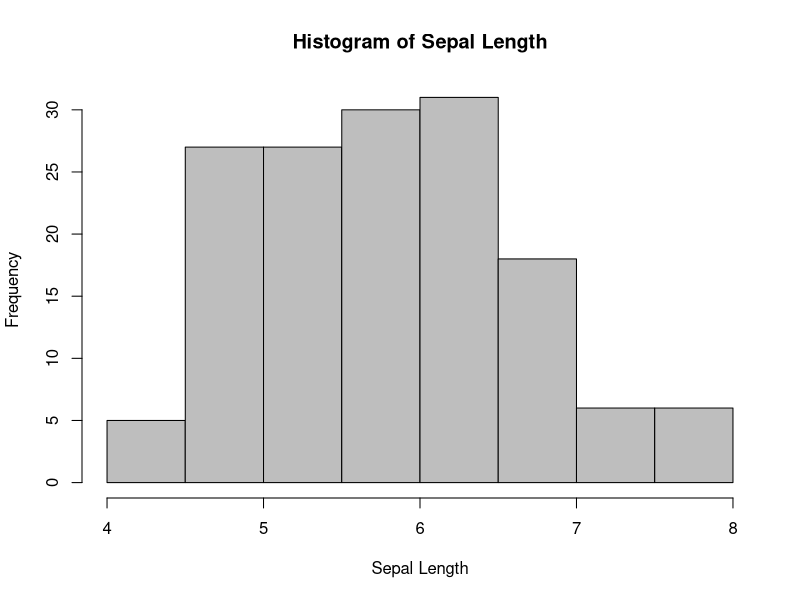
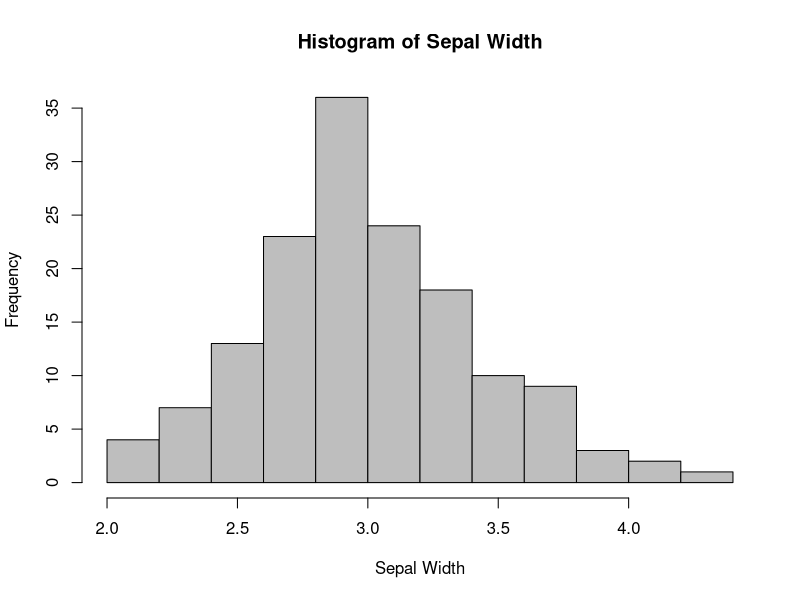
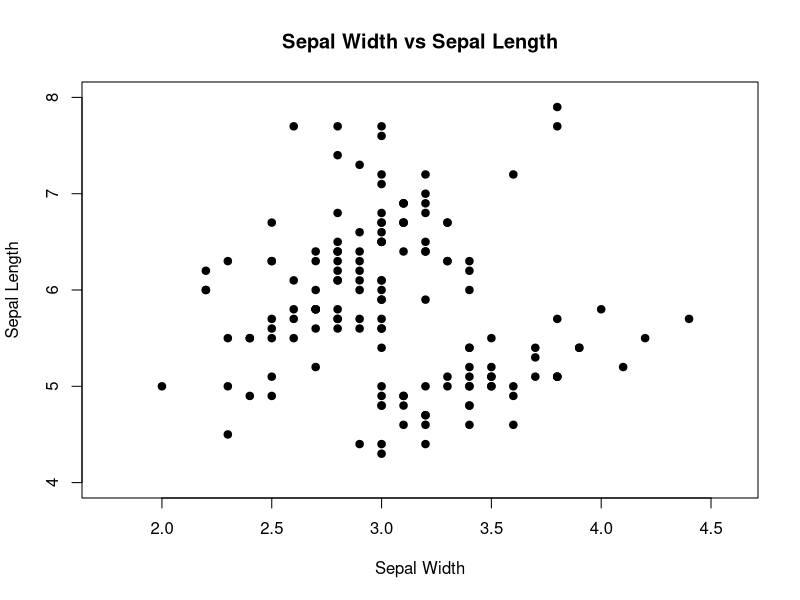
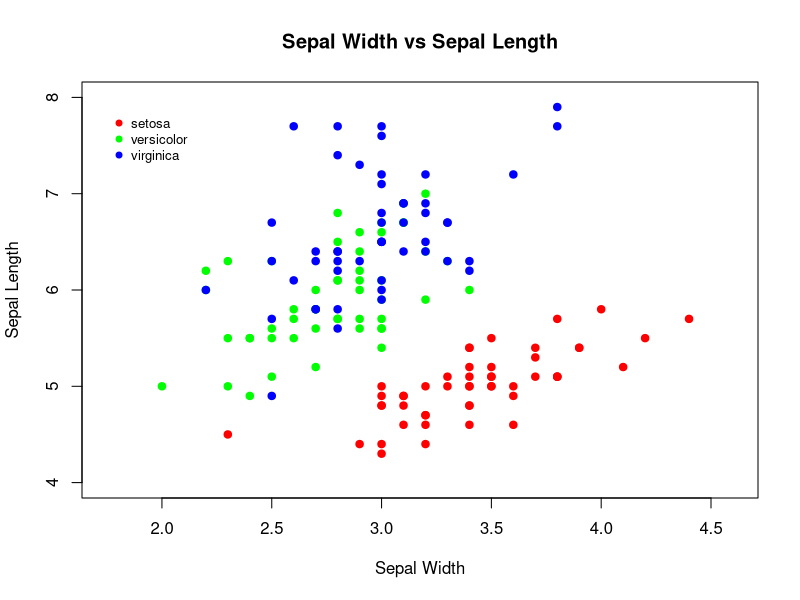
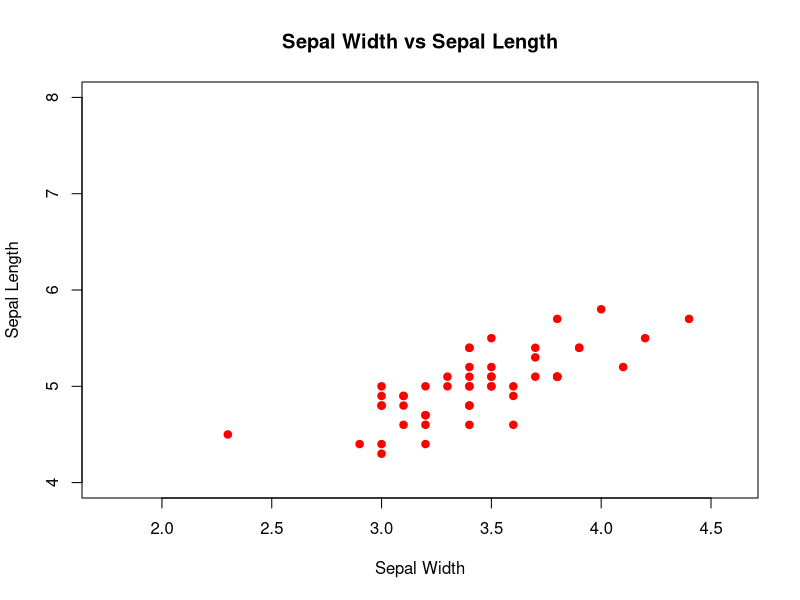
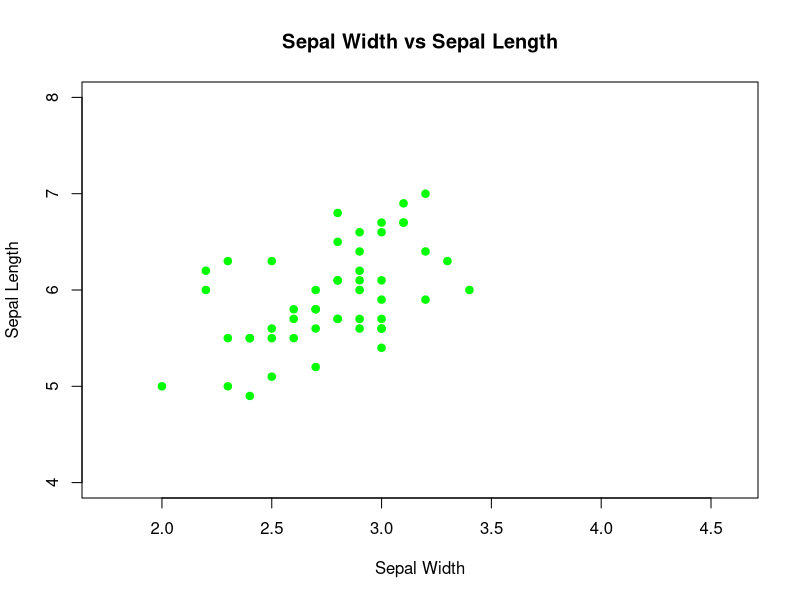
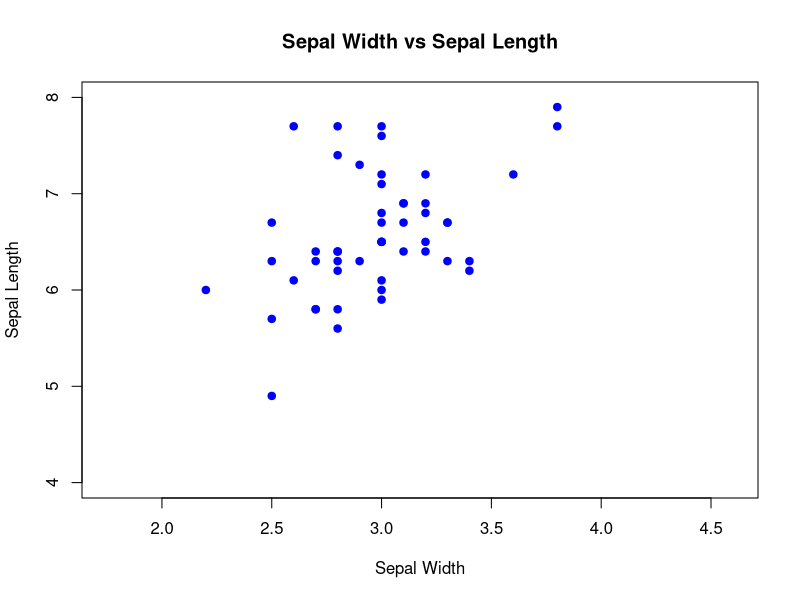
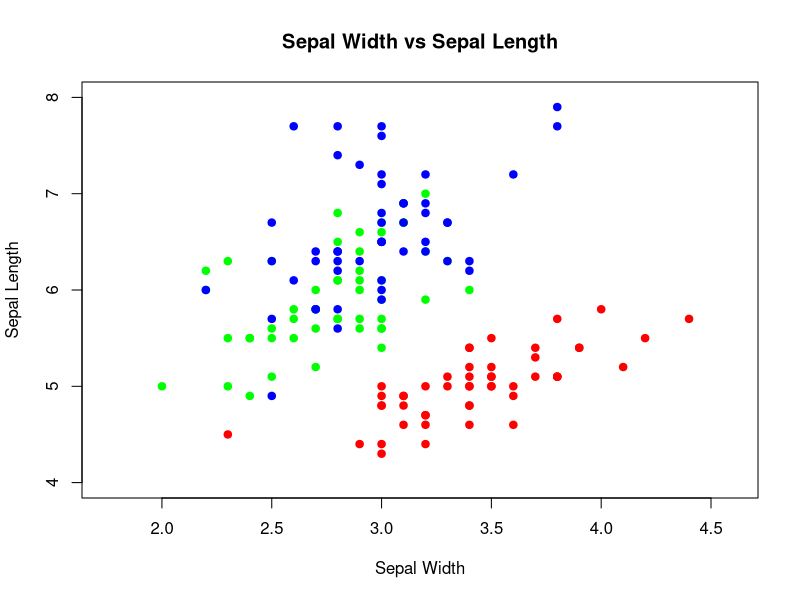

The R script that drew these images, in order:
# Make sure to always check/set your working directory
# getwd()
# setwd(path/to/working/directory)

########################
### Loading in  data ###
########################

# The first thing we want to do is to load in some data
# Conveniently, we have access to the built-in iris dataset
iris

# We want to store the dataset in an object
dat <- iris

# What sort of object is it?
class(dat)

# What are the dimensions of the data frame?
dim(dat)

# Let's take a peek at the data to see what we're working with
head(dat)
tail(dat)
View(dat)

# What are the names of the columns?
names(dat)

# Might as well get some summary states while we're at it
summary(dat)

########################
### Visualizing data ###
########################

# Let's start the visualization with a histogram
hist(dat$Sepal.Length,
     col = "grey",                          # color of the bars
     main = "Histogram of Sepal Length",      # title of the plot
     xlab = "Sepal Length",                   # x-axis label
     ylab = "Frequency")                      # y-axis label

hist(dat$Sepal.Width,
     col = "grey",                          # color of the bars
     main = "Histogram of Sepal Width",       # title of the plot
     xlab = "Sepal Width",                    # x-axis label
     ylab = "Frequency")                      # y-axis label

# How about a bivariate scatter plot
plot(iris$Sepal.Width, iris$Sepal.Length,
     col = "black",                         # color of the points
     main = "Sepal Width vs Sepal Length",    # title of the plot
     xlab = "Sepal Width",                    # x-axis label
     ylab = "Sepal Length",                   # y-axis label
     pch = 19,                                # shape of points
     xlim = c(1.75, 4.6),                     # x-axis limits
     ylim = c(4, 8))                          # y-axis limits

# Now, what if we want to differentiate between species?
col <- rep("black", length(dat$Species))
col[dat$Species == "setosa"] <- "red"
col[dat$Species == "versicolor"] <- "green"
col[dat$Species == "virginica"] <- "blue"

# How does it look?
plot(iris$Sepal.Width, iris$Sepal.Length,
     col = col,                               # color of the points
     main = "Sepal Width vs Sepal Length",    # title of the plot
     xlab = "Sepal Width",                    # x-axis label
     ylab = "Sepal Length",                   # y-axis label
     pch = 19,                                # shape of points
     xlim = c(1.75, 4.6),                     # x-axis limits
     ylim = c(4, 8))                          # y-axis limits
legend(1.75, 7.9,
     legend = unique(dat$Species),            # row names in the legend
     col = unique(col),                       # colors of the legend
     pch = 19,                                # shape of the legend's points
     cex = .8,                                # size of the legend
     box.lty = 0)                             # no box around legend


######################
### Filtering data ###
######################

# What if we only want to visualize subsets of the data?
# We can use a Boolean to figure out what's what
dat$Species == "setosa"       # Which rows are setosa
dat$Species == "versicolor"   # Which rows are versicolor
dat$Species == "virginica"    # Which rows are virginica

setosa <- dat[dat$Species == "setosa", ]           # Subsets based on Boolean
versicolor <- dat[dat$Species == "versicolor", ]   # Subsets based on Boolean
virginica <- dat[dat$Species == "virginica", ]     # Subsets based on Boolean

# Plots only setosa
plot(setosa$Sepal.Width, setosa$Sepal.Length,
     col = "red",                             # color of the points
     main = "Sepal Width vs Sepal Length",    # title of the plot
     xlab = "Sepal Width",                    # x-axis label
     ylab = "Sepal Length",                   # y-axis label
     pch = 19,                                # shape of the legend's points
     xlim = c(1.75, 4.6),                     # x-axis limits
     ylim = c(4, 8))                          # y-axis limits

# Plots only versicolor
plot(versicolor$Sepal.Width, versicolor$Sepal.Length,
     col = "green",                         # color of the points
     main = "Sepal Width vs Sepal Length",    # title of the plot
     xlab = "Sepal Width",                    # x-axis label
     ylab = "Sepal Length",                   # y-axis label
     pch = 19,                                # shape of the legend's points
     xlim = c(1.75, 4.6),                     # x-axis limits
     ylim = c(4, 8))                          # y-axis limits

# Plots only virginica
plot(virginica$Sepal.Width, virginica$Sepal.Length,
     col = "blue",                            # color of the points
     main = "Sepal Width vs Sepal Length",    # title of the plot
     xlab = "Sepal Width",                    # x-axis label
     ylab = "Sepal Length",                   # y-axis label
     pch = 19,                                # shape of the legend's points
     xlim = c(1.75, 4.6),                     # x-axis limits
     ylim = c(4, 8))                          # y-axis limits

# We can actually reconstruct the original graph from the filtered subsets
plot(setosa$Sepal.Width, setosa$Sepal.Length,
     col = "red",                             # color of the points
     main = "Sepal Width vs Sepal Length",    # title of the plot
     xlab = "Sepal Width",                    # x-axis label
     ylab = "Sepal Length",                   # y-axis label
     pch = 19,                                # shape of the legend's points
     xlim = c(1.75, 4.6),                     # x-axis limits
     ylim = c(4, 8))                          # y-axis limits

points(versicolor$Sepal.Width, versicolor$Sepal.Length, # adds versicolor
     col = "green",
     pch = 19)

points(virginica$Sepal.Width, virginica$Sepal.Length,   # adds virginica
     col = "blue",
     pch = 19)

# What if we want versicolor AND virigincia
dat$Species == "versicolor" | dat$Species == "virginica"
vervir <- dat[dat$Species == "versicolor" | dat$Species == "virginica", ]

col <- rep("black", length(vervir$Species))
col[vervir$Species == "versicolor"] <- "green"
col[vervir$Species == "virginica"] <- "blue"

plot(vervir$Sepal.Width, vervir$Sepal.Length,
     col = col,                               # color of the points
     main = "Sepal Width vs Sepal Length",    # title of the plot
     xlab = "Sepal Width",                    # x-axis label
     ylab = "Sepal Length",                   # y-axis label
     pch = 19,                                # shape of the legend's points
     xlim = c(1.75, 4.6),                     # x-axis limits
     ylim = c(4, 8))                          # y-axis limits

